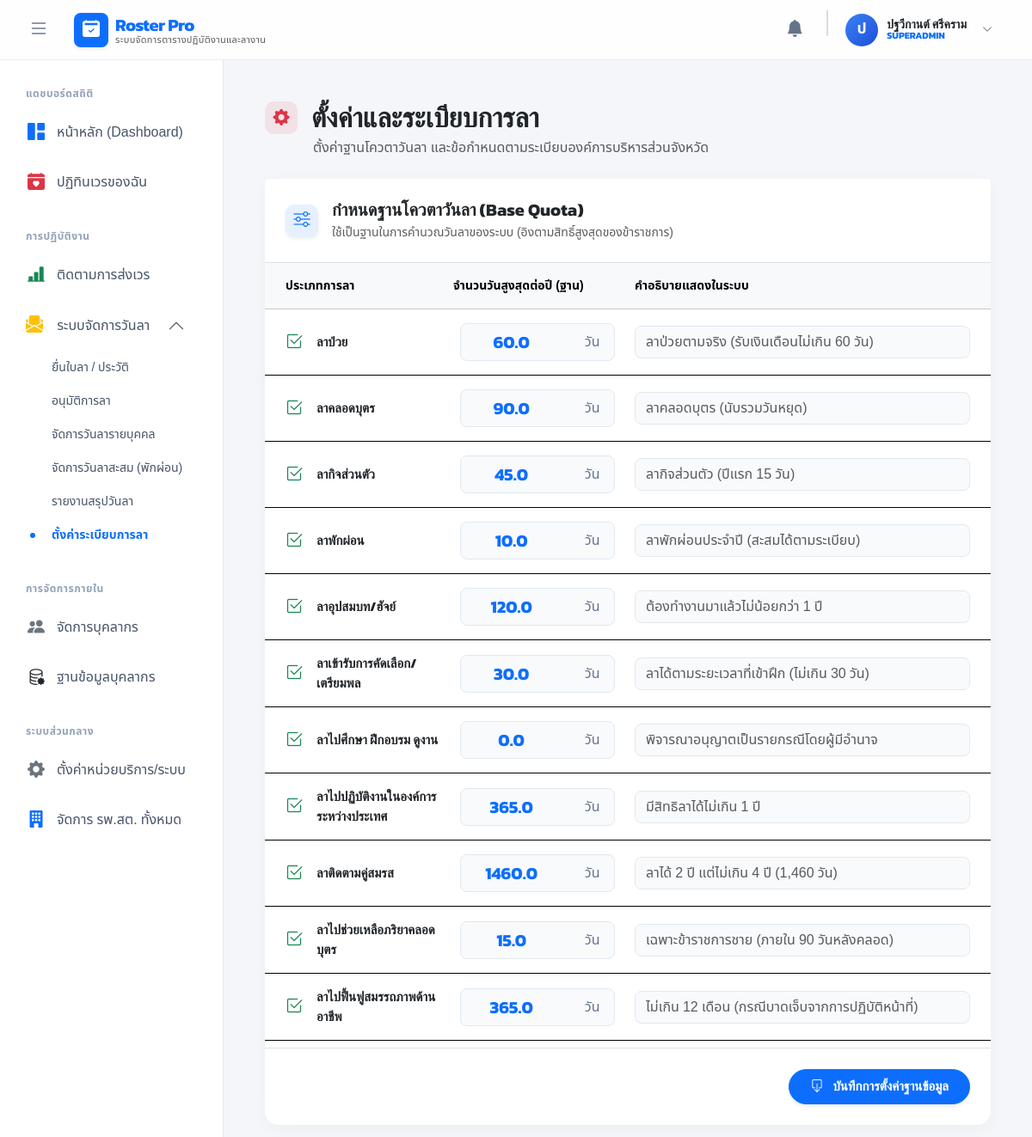
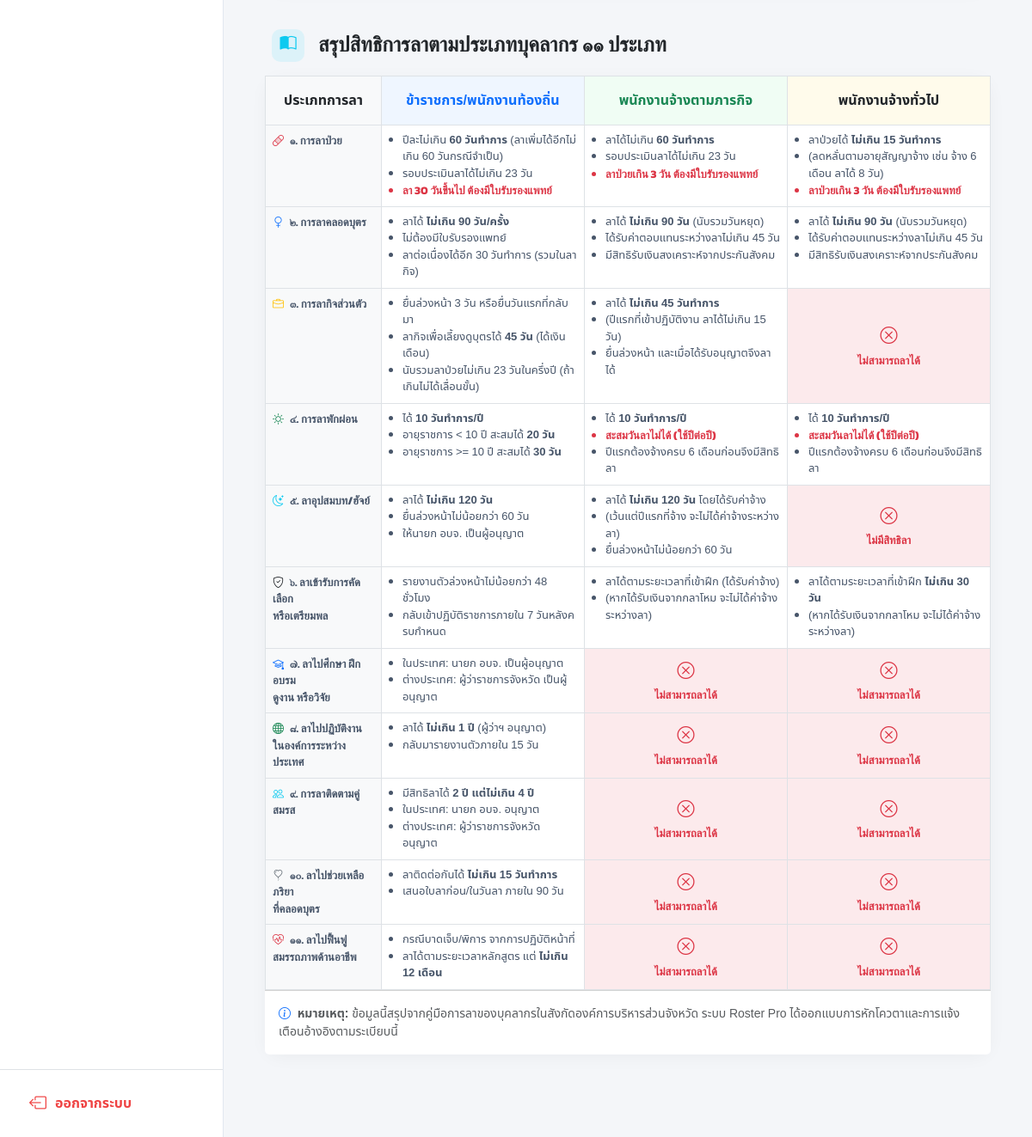
Screenshot of /index.php?c=leave&a=settings (signed in) with the database file from the repository (2 pictures, top to bottom).
### tables this page shows
CREATE TABLE `leave_quotas` (
  `id` int(11) NOT NULL,
  `leave_type` varchar(100) NOT NULL,
  `max_days` decimal(5,1) NOT NULL DEFAULT 0.0,
  `calculation_type` enum('WORKING_DAYS','CALENDAR_DAYS') NOT NULL DEFAULT 'WORKING_DAYS' COMMENT 'นับวันทำการ หรือ นับรวมวันหยุด',
  `description` varchar(255) DEFAULT NULL
);

### views/leave/settings.php (the view, shortened to what the rows shown need)
<div class="container-fluid px-4 py-4">
    <div class="mb-4">
        <h2 class="fw-bold text-dark d-flex align-items-center mb-1">
            <div class="icon-box-sm bg-danger bg-opacity-10 text-danger me-3">
                <i class="bi bi-gear-fill"></i>
            </div>
            ตั้งค่าและระเบียบการลา
        </h2>
    </div>
    <div class="card card-modern mb-5">
        <div class="card-body p-0">
            <form action="index.php?c=leave&a=settings" method="POST">
                <div class="table-responsive pb-2">
                    <table class="table table-hover align-middle mb-0 border-0">
                        <thead class="table-light text-dark" style="font-size: 14px;">
                            <tr>
                                <th class="ps-4 py-3" width="25%">ประเภทการลา</th>
                                <th class="py-3" width="25%">จำนวนวันสูงสุดต่อปี (ฐาน)</th>
                                <th class="pe-4 py-3">คำอธิบายแสดงในระบบ</th>
                            </tr>
                        </thead>
                        <tbody>
                            <?php if(!empty($quotas)): ?>
                                <?php foreach ($quotas as $q): ?>
                                <tr>
                                    <td class="ps-4 py-3 align-middle">
                                        <div class="d-flex align-items-center gap-3">
                                            <i class="bi bi-check2-square text-success fs-5"></i>
                                            <span class="fw-bold text-dark" style="font-size: 15px;"><?= htmlspecialchars($q['leave_type']) ?></span>
                                        </div>
                                    </td>
                                    <td class="py-3 align-middle">
                                        <div class="input-group input-group-modern mx-auto" style="max-width: 180px;">
                                            <input type="number" step="0.5" name="quotas[<?= $q['id'] ?>][max_days]" class="form-control text-center fw-bold text-primary fs-5" value="<?= htmlspecialchars($q['max_days']) ?>" required min="0">
                                            <span class="input-group-text pe-3">วัน</span>
                                        </div>
                                    </td>
                                    <td class="pe-4 py-3 align-middle">
                                        <input type="text" name="quotas[<?= $q['id'] ?>][description]" class="form-control form-control-modern w-100 text-muted" value="<?= htmlspecialchars($q['description']) ?>" required>
                                    </td>
                                </tr>
                                <?php endforeach; ?>
                            <?php else: ?>
                                <tr><td colspan="3" class="text-center text-muted py-4">ไม่พบข้อมูลโควตาในระบบ กรุณาติดต่อ Super Admin</td></tr>
                            <?php endif; ?>
                        </tbody>
                    </table>
                </div>
            </form>
        </div>
    </div>
    <div class="card card-modern border-0 mb-5">
        <div class="card-body p-0">
            <div class="table-responsive custom-scrollbar">
                <table class="table table-bordered table-rule mb-0">
                    <thead>
                        <tr>
                            <th class="bg-light text-dark py-3" width="16%">ประเภทการลา</th>
                            <th class="bg-official text-primary py-3" width="28%">ข้าราชการ/พนักงานท้องถิ่น</th>
                            <th class="bg-mission text-success py-3" width="28%">พนักงานจ้างตามภารกิจ</th>
                            <th class="bg-general text-warning text-dark py-3" width="28%">พนักงานจ้างทั่วไป</th>
                        </tr>
                    </thead>
                </table>
            </div>
        </div>
    </div>
</div>

### rows the page displays
leave_quotas: leave_type "ลาป่วย", max_days "60.0", description "ลาป่วยตามจริง (รับเงินเดือนไม่เกิน 60 วัน)"
leave_quotas: leave_type "ลาคลอดบุตร", max_days "90.0", description "ลาคลอดบุตร (นับรวมวันหยุด)"
leave_quotas: leave_type "ลากิจส่วนตัว", max_days "45.0", description "ลากิจส่วนตัว (ปีแรก 15 วัน)"
leave_quotas: leave_type "ลาพักผ่อน", max_days "10.0", description "ลาพักผ่อนประจำปี (สะสมได้ตามระเบียบ)"
leave_quotas: leave_type "ลาอุปสมบท/ฮัจย์", max_days "120.0", description "ต้องทำงานมาแล้วไม่น้อยกว่า 1 ปี"
leave_quotas: leave_type "ลาเข้ารับการคัดเลือก/เตรียมพล", max_days "30.0", description "ลาได้ตามระยะเวลาที่เข้าฝึก (ไม่เกิน 30 วัน)"
leave_quotas: leave_type "ลาไปศึกษา ฝึกอบรม ดูงาน", max_days "0.0", description "พิจารณาอนุญาตเป็นรายกรณีโดยผู้มีอำนาจ"
leave_quotas: leave_type "ลาไปปฏิบัติงานในองค์การระหว่างประเทศ", max_days "365.0", description "มีสิทธิลาได้ไม่เกิน 1 ปี"
leave_quotas: leave_type "ลาติดตามคู่สมรส", max_days "1460.0", description "ลาได้ 2 ปี แต่ไม่เกิน 4 ปี (1,460 วัน)"
leave_quotas: leave_type "ลาไปช่วยเหลือภริยาคลอดบุตร", max_days "15.0", description "เฉพาะข้าราชการชาย (ภายใน 90 วันหลังคลอด)"
leave_quotas: leave_type "ลาไปฟื้นฟูสมรรถภาพด้านอาชีพ", max_days "365.0", description "ไม่เกิน 12 เดือน (กรณีบาดเจ็บจากการปฏิบัติหน้าที่)"

### other values shown
$app_name "Roster Pro"
$app_subtitle "ระบบจัดการตารางปฏิบัติงานและลางาน"
mb_substr($_SESSION['user']['name'], 0, 1, 'UTF-8') "ป"
$_SESSION['user']['name'] "ปฐวีกานต์ ศรีคราม"
$_SESSION['user']['role'] "SUPERADMIN"
